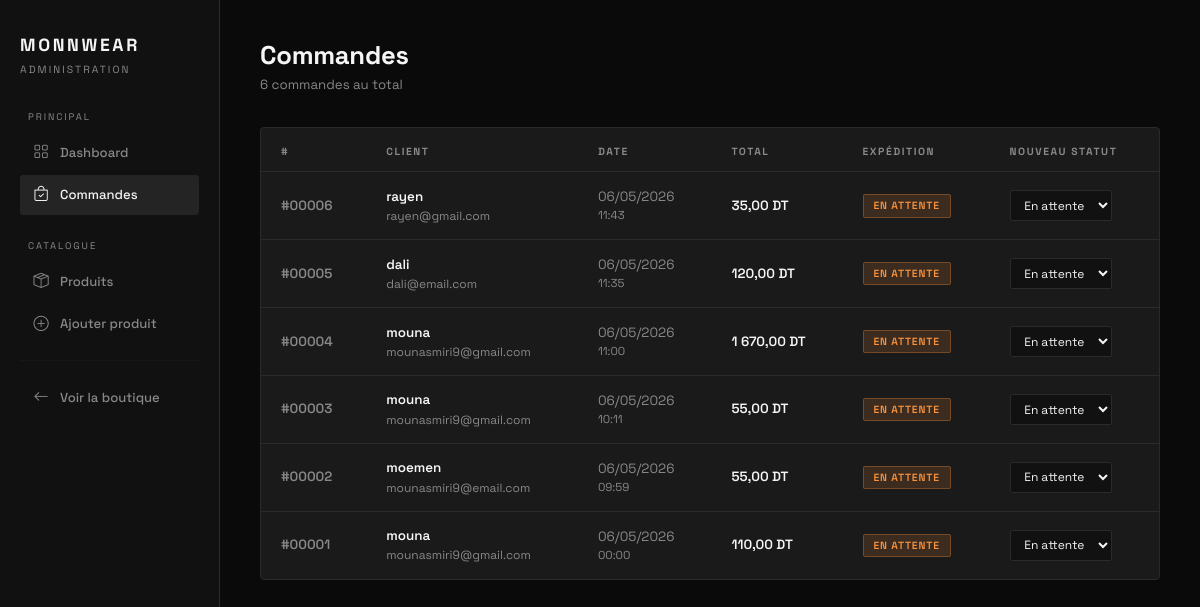
The page /admin/orders.php on the database its author committed.
### tables this page shows
CREATE TABLE `commandes` (
  `id_commande` int(11) NOT NULL,
  `id_client` int(11) NOT NULL,
  `date_commande` datetime NOT NULL,
  `statut` varchar(50) NOT NULL DEFAULT 'En attente'
);

CREATE TABLE `clients` (
  `id_client` int(11) NOT NULL,
  `nom` varchar(150) NOT NULL,
  `email` varchar(200) NOT NULL,
  `adresse` text DEFAULT NULL
);

CREATE TABLE `expeditions` (
  `id_expedition` int(11) NOT NULL,
  `id_commande` int(11) NOT NULL,
  `date_expedition` date DEFAULT NULL,
  `adresse_livraison` text DEFAULT NULL,
  `statut_livraison` varchar(50) NOT NULL DEFAULT 'En attente'
);

### admin/orders.php (the view, shortened to what this page needs)
<?php
require_once '../includes/db_connect.php';
$stmt = $pdo->prepare('
    SELECT
        cm.id_commande,
        cm.date_commande,
        cm.statut,
        cl.nom   AS client_nom,
        cl.email AS client_email,
        COALESCE(SUM(p.prix * dc.quantite), 0) AS total,
        ex.id_expedition,
        ex.statut_livraison,
        ex.date_expedition
    FROM Commandes cm
    INNER JOIN Clients cl          ON cm.id_client  = cl.id_client
    LEFT  JOIN Details_Commande dc ON cm.id_commande = dc.id_commande
    LEFT  JOIN Produits p          ON dc.id_produit  = p.id_produit
    LEFT  JOIN Expeditions ex      ON cm.id_commande = ex.id_commande
    GROUP BY
        cm.id_commande, cm.date_commande, cm.statut,
        cl.nom, cl.email,
        ex.id_expedition, ex.statut_livraison, ex.date_expedition
    ORDER BY cm.date_commande DESC
');
$stmt->execute();
$commandes = $stmt->fetchAll();
function badgeClass(string $statut): string {
    return match($statut) {
        'Expédié' => 'badge-expedie',
        'Livré'   => 'badge-livre',
        'Annulé'  => 'badge-annule',
        default   => 'badge-attente',
    };
}
?>
<!DOCTYPE html>
<html lang="fr">
<head>
    <link href="https://cdn.jsdelivr.net/npm/bootstrap@5.3.3/dist/css/bootstrap.min.css" rel="stylesheet">
    <link href="https://cdn.jsdelivr.net/npm/bootstrap-icons@1.11.3/font/bootstrap-icons.min.css" rel="stylesheet">
</head>
<body>
<aside class="sidebar">
    <div class="sidebar-brand">Monnwear</div>
    <div class="sidebar-sub">Administration</div>
    <p class="nav-section-label">Principal</p>
    <a href="index.php"  class="sidebar-link"><i class="bi bi-grid"></i> Dashboard</a>
    <a href="orders.php" class="sidebar-link active"><i class="bi bi-bag-check"></i> Commandes</a>
    <p class="nav-section-label">Catalogue</p>
    <a href="products.php"    class="sidebar-link"><i class="bi bi-box-seam"></i> Produits</a>
    <a href="add_product.php" class="sidebar-link"><i class="bi bi-plus-circle"></i> Ajouter produit</a>
    <hr class="sidebar-divider">
    <a href="../index.php" class="sidebar-link"><i class="bi bi-arrow-left"></i> Voir la boutique</a>
</aside>
<main class="main-content">
    <div class="page-heading">
        <h1>Commandes</h1>
        <p><?= count($commandes) ?> commande<?= count($commandes) > 1 ? 's' : '' ?> au total</p>
    </div>
    <?php if (empty($commandes)): ?>
    <div style="text-align:center;padding:4rem;color:var(--mw-muted);">
        <i class="bi bi-inbox" style="font-size:2.5rem;display:block;margin-bottom:1rem;"></i>
        Aucune commande pour le moment.
    </div>
    <?php else: ?>
    <div class="table-card">
        <table class="admin-table">
            <thead>
                <tr>
                    <th>#</th>
                    <th>Client</th>
                    <th>Date</th>
                    <th>Total</th>
                    <th>Expédition</th>
                    <th>Nouveau statut</th>
                </tr>
            </thead>
            <tbody>
            <?php foreach ($commandes as $cmd): ?>
            <tr>
                <td style="color:var(--mw-muted); font-weight:600;">
                    #<?= str_pad($cmd['id_commande'], 5, '0', STR_PAD_LEFT) ?>
                </td>
                <td>
                    <div style="font-weight:600;"><?= htmlspecialchars($cmd['client_nom']) ?></div>
                    <div style="font-size:0.75rem;color:var(--mw-muted);"><?= htmlspecialchars($cmd['client_email']) ?></div>
                </td>
                <td style="color:var(--mw-muted); white-space:nowrap;">
                    <?= date('d/m/Y', strtotime($cmd['date_commande'])) ?>
                    <div style="font-size:0.72rem;"><?= date('H:i', strtotime($cmd['date_commande'])) ?></div>
                </td>
                <td style="font-weight:600;"><?= number_format($cmd['total'], 2, ',', ' ') ?> DT</td>
                <td>
                    <?php
                    $statActuel = $cmd['statut_livraison'] ?? $cmd['statut'];
                    ?>
                    <span class="badge-statut <?= badgeClass($statActuel) ?>">
                        <?= htmlspecialchars($statActuel) ?>
                    </span>
                </td>
                <td>
                    <?php if (!empty($cmd['id_expedition'])): ?>
                    <form method="POST" action="orders.php" class="d-flex align-items-center gap-2">
                        <select name="statut" class="select-statut" onchange="this.form.submit()">
                            <option value="En attente" <?= $statActuel === 'En attente' ? 'selected' : '' ?>>En attente</option>
                        </select>
                    </form>
                    <?php else: ?>
                    <span style="color:var(--mw-muted);font-size:0.75rem;">Pas d'expédition</span>
                    <?php endif; ?>
                </td>
            </tr>
            <?php endforeach; ?>
            </tbody>
        </table>
    </div>
    <?php endif; ?>
</main>
</body>
</html>

### admin/orders.php (style rules this page uses)
:root { --mw-black:#0a0a0a; --mw-dark:#111111; --mw-card:#1a1a1a; --mw-border:#2a2a2a; --mw-white:#f5f5f5; --mw-muted:#888888; }
* { box-sizing:border-box; }
body { background-color:var(--mw-black); color:var(--mw-white); font-family:'Space Grotesk',sans-serif; margin:0; display:flex; min-height:100vh; }
.sidebar { width:220px; background-color:var(--mw-dark); border-right:1px solid var(--mw-border); padding:2rem 1.25rem; flex-shrink:0; position:fixed; height:100vh; overflow-y:auto; }
.sidebar-brand { font-size:1.1rem; font-weight:700; letter-spacing:0.15em; text-transform:uppercase; color:var(--mw-white); margin-bottom:0.25rem; }
.sidebar-sub { font-size:0.65rem; letter-spacing:0.2em; text-transform:uppercase; color:var(--mw-muted); margin-bottom:2rem; }
.nav-section-label { font-size:0.6rem; letter-spacing:0.2em; text-transform:uppercase; color:var(--mw-muted); margin:1.5rem 0 0.5rem; padding:0 0.5rem; }
.sidebar-link { display:flex; align-items:center; gap:10px; padding:0.55rem 0.75rem; border-radius:3px; color:var(--mw-muted); text-decoration:none; font-size:0.82rem; font-weight:500; transition:background-color 0.15s,color 0.15s; margin-bottom:2px; }
.sidebar-link.active { background-color:rgba(255,255,255,0.08); color:var(--mw-white); }
.sidebar-link i { font-size:0.95rem; width:18px; text-align:center; }
.sidebar-divider { border:none; border-top:1px solid var(--mw-border); margin:1rem 0; }
.main-content { margin-left:220px; flex:1; padding:2.5rem; }
.page-heading { margin-bottom:2rem; }
.page-heading h1 { font-size:1.6rem; font-weight:700; letter-spacing:-0.01em; margin:0 0 0.25rem; }
.page-heading p { color:var(--mw-muted); font-size:0.83rem; margin:0; }
.table-card { background-color:var(--mw-card); border:1px solid var(--mw-border); border-radius:4px; overflow:hidden; }
.admin-table { width:100%; border-collapse:collapse; font-size:0.84rem; }
.admin-table th { text-align:left; font-size:0.65rem; letter-spacing:0.15em; text-transform:uppercase; color:var(--mw-muted); padding:1rem 1.25rem 0.75rem; border-bottom:1px solid var(--mw-border); white-space:nowrap; }
.admin-table td { padding:0.9rem 1.25rem; border-bottom:1px solid var(--mw-border); color:var(--mw-white); vertical-align:middle; }
.admin-table tr:last-child td { border-bottom:none; }
.badge-statut { display:inline-block; font-size:0.65rem; letter-spacing:0.08em; text-transform:uppercase; padding:3px 10px; border-radius:2px; font-weight:600; }
.badge-attente { background:rgba(251,146,60,0.15); color:#fb923c; border:1px solid rgba(251,146,60,0.3); }
.select-statut { background-color:#111; border:1px solid var(--mw-border); color:var(--mw-white); padding:0.35rem 0.6rem; font-size:0.75rem; font-family:inherit; border-radius:2px; cursor:pointer; transition:border-color 0.2s; }
.select-statut option { background:#1a1a1a; }

### rows shown on the page
commandes: id_commande "00006", id_client.nom "rayen", id_client.email "rayen@gmail.com", date_commande "06/05/2026", date_commande "11:43", total "35,00", expeditions.statut_livraison "EN ATTENTE"
commandes: id_commande "00005", id_client.nom "dali", id_client.email "dali@email.com", date_commande "06/05/2026", date_commande "11:35", total "120,00", expeditions.statut_livraison "EN ATTENTE"
commandes: id_commande "00004", id_client.nom "mouna", id_client.email "mounasmiri9@gmail.com", date_commande "06/05/2026", date_commande "11:00", total "1 670,00", expeditions.statut_livraison "EN ATTENTE"
commandes: id_commande "00003", id_client.nom "mouna", id_client.email "mounasmiri9@gmail.com", date_commande "06/05/2026", date_commande "10:11", total "55,00", expeditions.statut_livraison "EN ATTENTE"
commandes: id_commande "00002", id_client.nom "moemen", id_client.email "mounasmiri9@email.com", date_commande "06/05/2026", date_commande "09:59", total "55,00", expeditions.statut_livraison "EN ATTENTE"
commandes: id_commande "00001", id_client.nom "mouna", id_client.email "mounasmiri9@gmail.com", date_commande "06/05/2026", date_commande "00:00", total "110,00", expeditions.statut_livraison "EN ATTENTE"

### other values the page prints
count($commandes) "6"
